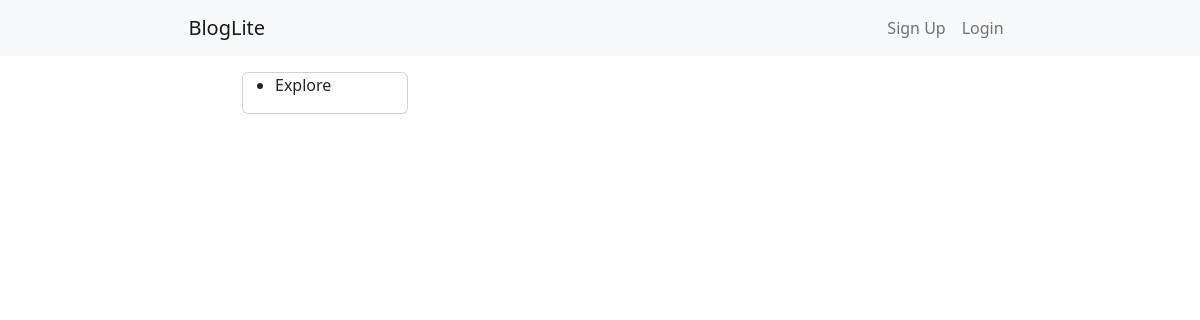
Page /home on the earlier database version.
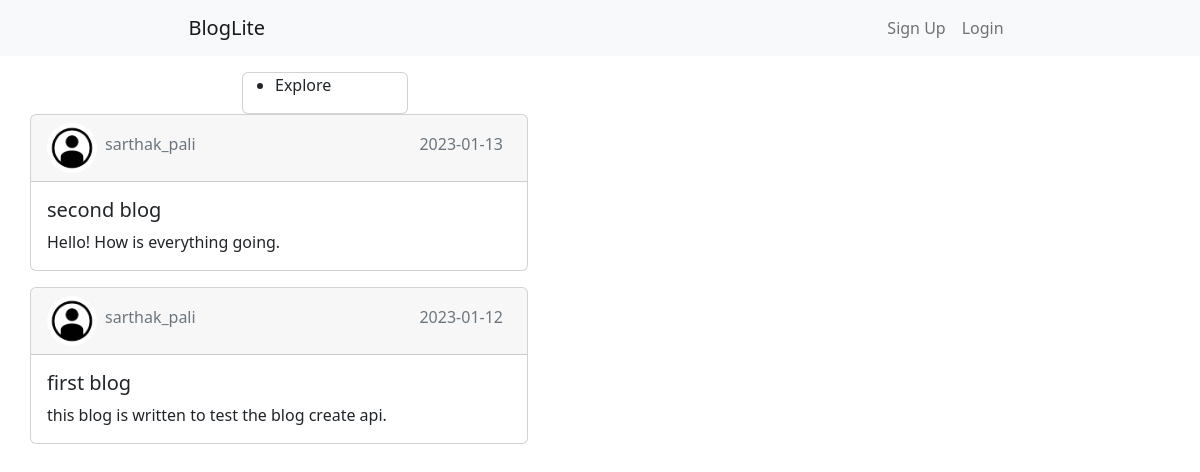
Same page on the later database version.
### application/models.py (models this page shows, shortened)
class Blog(db.Model):
    __tablename = 'blog'
    blog_id = db.Column(db.Integer, primary_key = True, autoincrement = True, unique = True, index = True)
    blog_title = db.Column(db.String)
    blog_body = db.Column(db.String)
    created_at = db.Column(db.DateTime, default = datetime.utcnow)
    user_id = db.Column(db.Integer, db.ForeignKey('user.user_id'))

class User(db.Model, UserMixin):
    __tablename__ = 'user'
    user_id = db.Column(db.Integer, primary_key = True, autoincrement = True, unique = True, index = True)
    user_name = db.Column(db.String, unique = True)
    first_name = db.Column(db.String)
    last_name = db.Column(db.String)
    email = db.Column(db.String)
    profile_pic = db.Column(db.String, default = "default.jpg")
    password = db.Column(db.String)
    followers = db.Column(db.Integer, default = 0)
    following = db.Column(db.Integer, default = 0)
    posts = db.Column(db.Integer, default = 0)
    blogs = db.relationship('Blog', backref='user', lazy = True)

### main.py (the view)
@app.route('/', methods = ['GET'])
@app.route('/home', methods = ['GET'])
def home():
    blogs = Blog.query.order_by(Blog.created_at.desc())
    return render_template("home.html", blogs = blogs)

### templates/home.html
{% extends "layout.html" %}
{% block content %}
    {% for blog in blogs %}
            <div class="card signUP mb-3">
                <div class="card-header d-flex flex-row">
                  <img class="rounded-circle account-img" src="{{ url_for('static', filename = 'images/' + blog.user.profile_pic) }}" style="width: 50px;height:50px;border-radius: 100%;">
                  <h6 class="card-subtitle my-1 text-muted p-2">{{ blog.user.user_name}}</h6>
                  <h6 class="card-subtitle my-1 text-muted p-2 ms-auto">{{ blog.created_at.strftime('%Y-%m-%d') }}</h6>
                </div>
                <div class="card-body d-flex flex-row">
                  <div>
                    <h5 class="card-title"><a class="nav-link active" href="{{url_for('blog', blog_id = blog.blog_id)}}">{{ blog.blog_title }}</a></h5>
                    <p class="card-text">{{ blog.blog_body }}</p>
                  </div>
                </div>
            </div>
    {% endfor %}
{% endblock content %}

### templates/layout.html (shortened to what this page needs)
<!DOCTYPE html>
<html lang="en">
  <head>
    <link href="https://cdn.jsdelivr.net/npm/bootstrap@5.2.3/dist/css/bootstrap.min.css" rel="stylesheet">
    <link href = "../static/css/styles.css" type = "text/css" rel="stylesheet">
  </head>
  <body>
    <nav class="navbar navbar-expand-lg bg-light">
        <div class="container-fluid">
          <a class="navbar-brand BLOG" href="/home">BlogLite</a>
          <div class="collapse navbar-collapse signlog" id="navbarTogglerDemo03">
            <ul class="navbar-nav ms-auto mb-2 mb-lg-0">
              {% if current_user.is_authenticated %}
                <li class="nav-item">
                  <a class="nav-link" href="/profile">{{ current_user.first_name.capitalize() }}</a>
                </li>
                <li class="nav-item">
                  <a class="nav-link" href="/logout">Logout</a>
                </li>
              {% else %}
                <li class="nav-item">
                  <a class="nav-link" href="/signup">Sign Up</a>
                </li>
                <li class="nav-item">
                  <a class="nav-link" href="/login">Login</a>
                </li>
              {% endif%}
            </ul>
          </div>
        </div>
    </nav>
    <main class="container mt-3">
      <div class="row">
        <aside class="col-md-2 sidebar">
          <div class="card">
            <ul>
              {% if current_user.is_authenticated %}
                <li class="nav-item ">
                  <a class="nav-link active" href="/profile">Profile</a>
                </li>
                <li class="nav-item ">
                  <a class="nav-link active" href="/newBlog">New Blog</a>
                </li>
              {% else %}
                <li class="nav-item ">
                  <a class="nav-link active" href="/home">Explore</a>
                </li>
              {% endif %}
            </ul>
          </div>
        </aside>
        <div class="col-8 mybody">
          {% block content %}{% endblock %}
        </div>
      </div>
    </main>
  </body>
</html>

### static/css/styles.css (style rules this page uses)
* { border-radius: 0px; }
.signUP { margin-right: 250px; }
.sidebar { margin-left: 200px; }
.mybody { padding-left: 0px; }
.signlog { padding-right: 15%; }
.BLOG { padding-left: 15%; }

Differences in the rows shown:
added Blog: profile_pic (placeholder picture), user.user_name "sarthak_pali", created_at "2023-01-13", blog_title "second blog", blog_body "Hello! How is everything going."
added Blog: profile_pic (placeholder picture), user.user_name "sarthak_pali", created_at "2023-01-12", blog_title "first blog", blog_body "this blog is written to test the blog create api."
